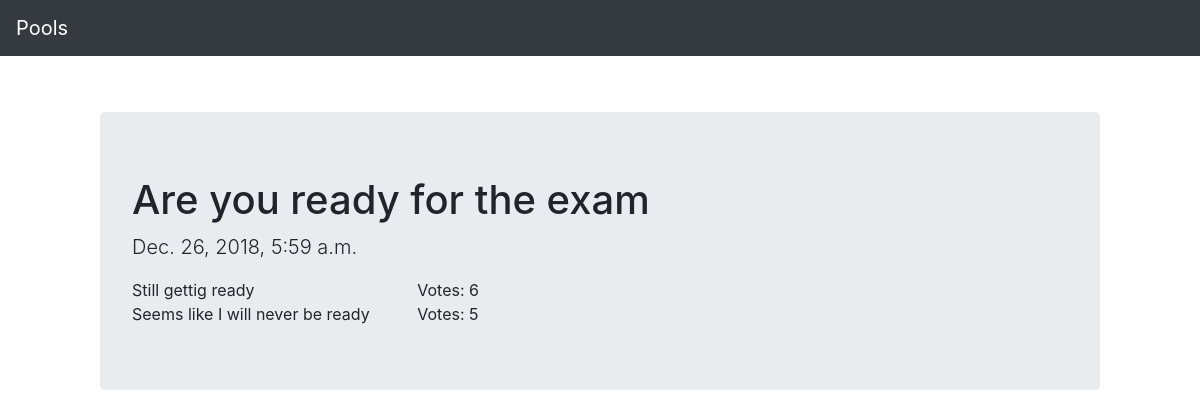
The page /questions/3 on the database its author committed.
### Lab/models.py (models this page shows, shortened)
class Question(models.Model):
    question_text = models.CharField(max_length=200)
    pub_date = models.DateTimeField('date published')

class Choice(models.Model):
    question = models.ForeignKey(Question, on_delete=models.CASCADE)
    choice_text = models.CharField(max_length=200)
    votes = models.IntegerField(default=0)

### Lab/views.py (the view)
# urls.py: path('questions/<int:pk>', views.QuestionView.as_view(), name='question'),
class QuestionView(DetailView):
    model = Question
    template_name = 'question.html'
    def get_context_data(self, **kwargs):
        context = super().get_context_data(**kwargs)
        context['object_list'] = Question.objects.all()\
            .filter(pk=self.kwargs['pk']).select_related()
        return context

### Lab/templates/question.html
{% extends 'head.html' %}
{% block content %}
<div class="jumbotron mt-3">
    <h1>{{ object.question_text }}</h1>
    <p class="lead">{{ object.pub_date }}</p>
    {% for choice in object.choice_set.all %}
      <div>
        <div class="question-column">{{ choice.choice_text }}</div>
        <div class="question-column">Votes: {{ choice.votes }}</div>
      </div>
    {% endfor %}
  </div>
{% endblock content %}

### Lab/static/css/style.css (style rules this page uses)
.question-column { display: inline-block; width: 30%; }

### rows shown on the page
Question: question_text "Are you ready for the exam", pub_date "Dec. 26, 2018, 5:59 a.m."
Choice: choice_text "Still gettig ready", votes "6"
Choice: choice_text "Seems like I will never be ready", votes "5"
